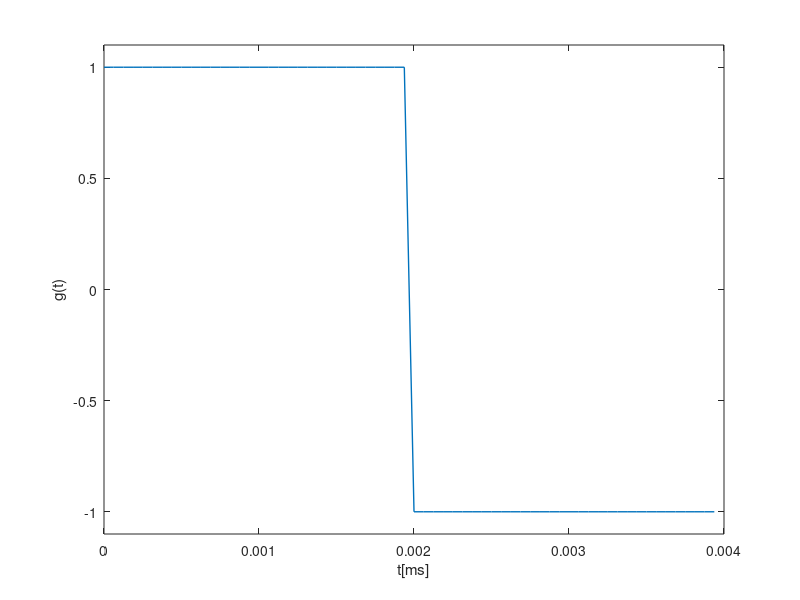

This figure's MATLAB source:
clear all
close all

% Definamos los parámetros de la representación :
T= 4*10^(-3); % Duración
L= 64;

% Número de puntos que vamos a utilizar
Tm = T/L; % Tiempo de muestreo (Intervalo de separación entre muestras)
t = 0:Tm:T-Tm; % Eje de tiempos. Observar el limite superior.

% Definición de la señal
g_t = ones (1, L); % La función evaluada en los puntos elegidos
g_t(L/2+1:end) = -1;

% La representación continua
figure(1)
h = plot(t, g_t);

% Se representa
axis([0 T -1.1 1.1])
set(h, 'linewidth', 1.0); % Permite fijar el grosor de la línea
ylabel('g(t)'),  % Etiqueta para el eje de ordenadas
xlabel('t[ms]'); % Etiqueta para el eje de abscisas